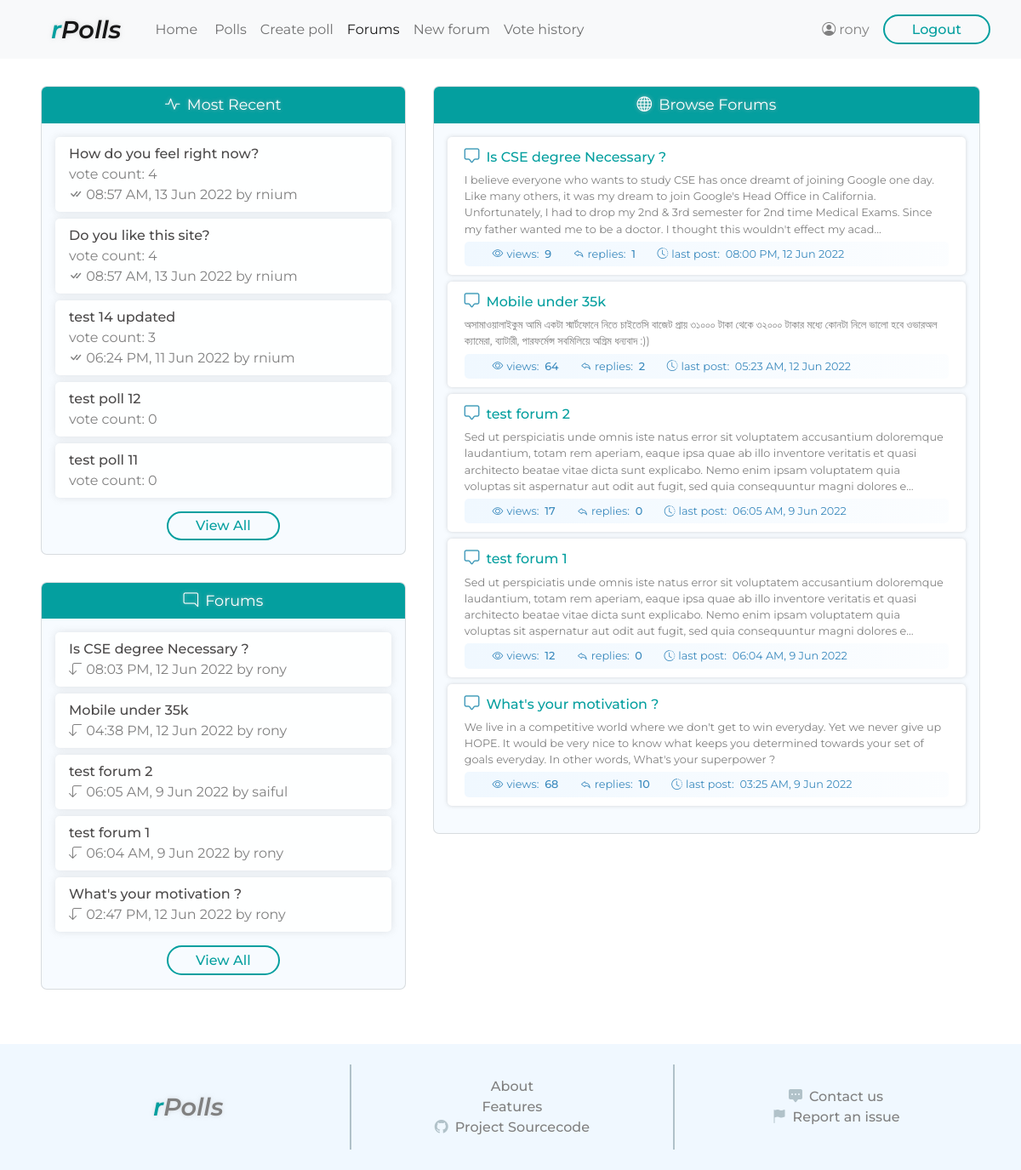
/forums/ (signed in), run on the app's committed database.
### polls/models.py (models this page shows, shortened)
class Poll(models.Model):
    title = models.CharField(max_length=250)
    banner = models.ImageField(upload_to='polls/images/', default='polls/images/default.jpg')
    author = models.ForeignKey(User, on_delete=models.CASCADE, related_name='poll')
    public = models.BooleanField(default=True)
    active = models.BooleanField(default=True)
    visible = models.BooleanField(default=True)
    added = models.DateTimeField(auto_now_add=True)
    views = models.IntegerField(default=0)

class Vote(models.Model):
    choice = models.ForeignKey(Choice, on_delete=models.CASCADE, related_name='choicevote')
    poll = models.ForeignKey(Poll, on_delete=models.CASCADE, related_name='pollvote')
    voter = models.ForeignKey(User, on_delete=models.CASCADE, related_name='uservote')
    vote_time = models.DateTimeField(auto_now_add=True)
    vote_update_time = models.DateTimeField(auto_now=True)

### forums/models.py (models this page shows, shortened)
class ForumTopic(models.Model):
    title = models.CharField(max_length=250)
    author = models.ForeignKey(User, on_delete=models.CASCADE, related_name='forum')
    active = models.BooleanField(default=True)
    locked = models.BooleanField(default=False)
    added = models.DateTimeField(auto_now_add=True)
    views = models.IntegerField(default=0)

class Post(models.Model):
    post_text = models.TextField()
    forum = models.ForeignKey(ForumTopic, on_delete=models.CASCADE, related_name='forumpost')
    post_author = models.ForeignKey(User, on_delete=models.CASCADE, related_name='userpost')
    added = models.DateTimeField()
    updated = models.DateTimeField()

### forums/views.py (the view)
# urls.py: path('', views.forums_all, name="forum_all"),
@login_required
def forums_all(request):
    forums_raw = ForumTopic.objects.all().order_by('-added')
    paginator_forums = Paginator(forums_raw, 10)
    page_no = request.GET.get('page')
    forums = paginator_forums.get_page(page_no)
    forums_all_context = dict()
    forums_all_context['forum_panel'] = get_forum_panel_context(request)
    forums_all_context['recentpolls'] = get_polls_panel_context(request)
    forums_all_context['username'] = request.user.username
    forum_topics = []
    for forum in forums:
        unit_context = dict()
        unit_context['forum_id'] = forum.id
        unit_context['title'] = forum.title
        allPosts = forum.forumpost.all().order_by('added')
        firstPost = allPosts[0]
        lastPost = forum.forumpost.latest('added')
        unit_context['views'] = forum.views
        unit_context['first_post_text'] = firstPost.post_text
        unit_context['num_replies'] = allPosts.count() - 1
        unit_context['last_post_time'] = forum.added
        forum_topics.append(unit_context)
    forums_all_context['forums'] = forum_topics
    paginator_context = dict()
    paginator_context['has_more_pages'] = forums.has_previous() or forums.has_next()
    paginator_context['has_next'] = forums.has_next()
    paginator_context['has_previous'] = forums.has_previous()
    paginator_context['current_page'] = forums.number
    paginator_context['total_pages'] = forums.paginator.num_pages
    paginator_context['prev_page_num'] = forums.previous_page_number
    paginator_context['next_page_num'] = forums.next_page_number
    forums_all_context['paginator'] = paginator_context
    return render(request, 'forums/forums_all.html', context=forums_all_context)

### polls/views.py (called while the page is built)
def get_forum_panel_context(request):
    recentforums = ForumTopic.objects.filter(active=True).order_by('-added')[:5]
    recentforums_context = []
    for forum in recentforums:
        forum_id = forum.id
        forum_title = forum.title
        lastPost = forum.forumpost.latest('added')
        last_post_time = lastPost.added
        last_post_user = lastPost.post_author
        unit_context = {'forum_id': forum_id, 'forum_title': forum_title, 'last_post_time': last_post_time, 'last_post_user': last_post_user}
        recentforums_context.append(unit_context)
    return recentforums_context

### forums/templates/forums/forums_all.html (shortened to what this page needs)
<!DOCTYPE html>
<html lang="en">
<head>
    <link href="https://cdn.jsdelivr.net/npm/bootstrap@5.1.3/dist/css/bootstrap.min.css" rel="stylesheet">
    {% load static %}
    <link rel="stylesheet" href="{% static 'style.css' %}">
</head>
<body>
    <header>
        <nav class="navbar navbar-expand-lg navbar-light bg-light">
            <div class="container-fluid">
              <a class="navbar-brand ms-5 pe-3" href="{% url 'homepage' %}"><span class="r">r</span>Polls</a>
              <div class="collapse navbar-collapse" id="navbarSupportedContent">
                <ul class="navbar-nav me-auto mb-2 mb-lg-0">
                  <li class="nav-item me-1">
                    <a class="nav-link" aria-current="page" href="{% url 'homepage' %}">Home</a>
                  </li>
                  <li class="nav-item">
                    <a class="nav-link" href="{% url 'polls:browse' %}">Polls</a>
                  </li>
                  <li class="nav-item">
                    <a class="nav-link" href="{% url 'polls:create_poll' %}">Create poll</a>
                  </li>
                  <li class="nav-item">
                    <a class="nav-link active" href="{% url 'forums:forum_all' %}">Forums</a>
                  </li>
                  <li class="nav-item">
                    <a class="nav-link" href="{% url 'forums:forum_create' %}">New forum</a>
                  </li>
                  <li class="nav-item">
                    <a class="nav-link" href="{% url 'polls:votes_history' %}">Vote history</a>
                  </li>
                </ul>
                <div class="account d-flex me-4">
                    <div class="profile d-flex my-auto me-3">
                        <i class="bi bi-person-circle"></i>
                        <span class="username-viewonly ms-1">{{ username }}</span>
                    </div>
                    <form action="{% url 'logout' %}" method="POST"> {% csrf_token %}
                        <input type="submit" class="btn-1" value="Logout">
                    </form>
                </div>
              </div>
            </div>
          </nav>
    </header>
    <div class="main-container">
        <div class="left-col">
            <div class="recent-polls card">
                <div class="heading">
                    <span class="icon me-1"><i class="bi bi-activity"></i></span>
                    <span class="title">Most Recent</span>
                </div>
                <div class="content">
                    {% for poll in recentpolls %}
                    <div class="poll-item">
                        <a class="poll-title" href="{% url 'polls:polldetails' poll.poll_id %}">{{ poll.poll_title }}</a>
                        <div class="count">
                            <span class="label">vote count:&nbsp;</span><span class="value">{{ poll.vote_count }}</span>
                        </div>
                        {% if poll.vote_count%}
                        <div class="last-vote">
                            <span class="label"><i class="bi bi-check-all"></i></span>
                            <span class="date">{{ poll.last_vote_time|date:"h:i A, j M o" }}</span>
                            <span class="user">by {{ poll.last_vote_voter }}</span>
                        </div>
                        {% endif %}
                    </div>
                    {% endfor %}
                    <a href="{% url 'polls:browse' %}" class="btn-1 link-btn">View All</a>
                </div>
            </div>
            <div class="community-forum card">
                <div class="heading">
                    <span class="icon me-1"><i class="bi bi-chat-right"></i></span>
                    <span class="title">Forums</span>
                </div>
                <div class="content">
                    {% for forum in forum_panel %}
                    <div class="forum-post">
                        <a class="post-title" href="{% url 'forums:forum_detail' forum.forum_id %}">{{ forum.forum_title }}</a>
                        <div class="last-post">
                            <span class="label"><i class="bi bi-arrow-90deg-down"></i></span>
                            <span class="date">{{ forum.last_post_time|date:"h:i A, j M o" }}</span>
                            <span class="user">by {{ forum.last_post_user }}</span>
                        </div>
                    </div>
                    {% endfor %}
                    <a href="{% url 'forums:forum_all' %}" class="btn-1 link-btn">View All</a>
                </div>
            </div>
        </div>
        <div class="right-col">
            <div class="browse-forums card">
                <div class="heading">
                    <i class="bi bi-globe me-1"></i>
                    <span class="title">Browse Forums</span>
                </div>
                <div class="content">
                    {% for forum in forums %}
                    <div class="forum-item">
                        <div class="title">
                            <i class="bi bi-chat-square me-2"></i><a href="{% url 'forums:forum_detail' forum.forum_id %}">{{ forum.title }}</a>
                        </div>
                        <div class="post-body">{{ forum.first_post_text|striptags|truncatechars:330 }}</div>
                        <div class="stat">
                            <div class="views si">
                                <span class="label"><i class="bi bi-eye me-1"></i>views:&nbsp;</span>
                                <span class="value">{{ forum.views }}</span>
                            </div>
                            <div class="replies si">
                                <span class="label"><i class="bi bi-reply me-1"></i>replies:&nbsp;</span>
                                <span class="value">{{ forum.num_replies }}</span>
                            </div>
                            <div class="replies si">
                                <span class="label"><i class="bi bi-clock-history me-1"></i>last post:&nbsp;</span>
                                <span class="label">{{ forum.last_post_time|date:"h:i A, j M o" }}</span>
                            </div>
                        </div>
                    </div>
                    {% endfor %}
                </div>
            </div>
        </div>
    </div>
    <footer>
        <div class="upper">
            <div class="col-1">
                <div class="site-name">
                    <span class="r">r</span>Polls</a>
                </div>
            </div>
            <div class="vl"></div>
            <div class="col-2">
                <a href="#">About</a>
                <a href="#">Features</a>
                <a href="#"><i class="bi bi-github"></i>Project Sourcecode</a>
            </div>
            <div class="vl"></div>
            <div class="col-3">
                <a href="#"><i class="bi bi-chat-square-dots-fill"></i>Contact us</a>
                <a href="#"><i class="bi bi-flag-fill"></i>Report an issue</a>
            </div>
        </div>
    </footer>
</body>
</html>

### data on the page
Poll: poll_title "test poll 12"
Poll: poll_title "test poll 11"
ForumTopic: title "Is CSE degree Necessary ?", last_post_time "08:00 PM, 12 Jun 2022"
Post: first_post_text "I believe everyone who wants to study CSE has once dreamt of joining Google one day. Like many others, it was my dream to join Google's Head Office in California. Unfortunately, I had to drop my 2nd & 3rd semester for 2nd time Medical Exams. Since my father wanted me to be a doctor. I thought this wouldn't effect my acad…"
ForumTopic: title "Mobile under 35k", last_post_time "05:23 AM, 12 Jun 2022"
Post: first_post_text "অসামাওয়ালাইকুম আমি একটা স্মার্টফোনে নিতে চাইতেসি বাজেট প্রায় ৩১০০০ টাকা থেকে ৩২০০০ টাকার মধ্যে কোনটা নিলে ভালো হবে ওভারঅল ক্যামেরা, ব্যাটারী, পারফর্মেন্স সবমিলিয়ে অগ্রিম ধন্যবাদ :))"
ForumTopic: title "test forum 2", last_post_time "06:05 AM, 9 Jun 2022"
Post: first_post_text "Sed ut perspiciatis unde omnis iste natus error sit voluptatem accusantium doloremque laudantium, totam rem aperiam, eaque ipsa quae ab illo inventore veritatis et quasi architecto beatae vitae dicta sunt explicabo. Nemo enim ipsam voluptatem quia voluptas sit aspernatur aut odit aut fugit, sed quia consequuntur magni dolores e…"
ForumTopic: title "test forum 1", last_post_time "06:04 AM, 9 Jun 2022"
Post: first_post_text "Sed ut perspiciatis unde omnis iste natus error sit voluptatem accusantium doloremque laudantium, totam rem aperiam, eaque ipsa quae ab illo inventore veritatis et quasi architecto beatae vitae dicta sunt explicabo. Nemo enim ipsam voluptatem quia voluptas sit aspernatur aut odit aut fugit, sed quia consequuntur magni dolores e…"
ForumTopic: title "What's your motivation ?", last_post_time "03:25 AM, 9 Jun 2022"
Post: first_post_text "We live in a competitive world where we don't get to win everyday. Yet we never give up HOPE. It would be very nice to know what keeps you determined towards your set of goals everyday. In other words, What's your superpower ?"

### other printed values
{{ username }} "rony"
{{ poll.poll_title }} "How do you feel right now?"
{{ poll.vote_count }} "4"
{{ poll.last_vote_time|date:"h:i A, j M o" }} "08:57 AM, 13 Jun 2022"
{{ poll.last_vote_voter }} "rnium"
{{ poll.poll_title }} "Do you like this site?"
{{ poll.poll_title }} "test 14 updated"
{{ poll.vote_count }} "3" "0" "0"
{{ poll.last_vote_time|date:"h:i A, j M o" }} "06:24 PM, 11 Jun 2022"
{{ forum.forum_title }} "Is CSE degree Necessary ?"
{{ forum.last_post_time|date:"h:i A, j M o" }} "08:03 PM, 12 Jun 2022"
{{ forum.last_post_user }} "rony"
{{ forum.forum_title }} "Mobile under 35k"
{{ forum.last_post_time|date:"h:i A, j M o" }} "04:38 PM, 12 Jun 2022"
{{ forum.forum_title }} "test forum 2"
